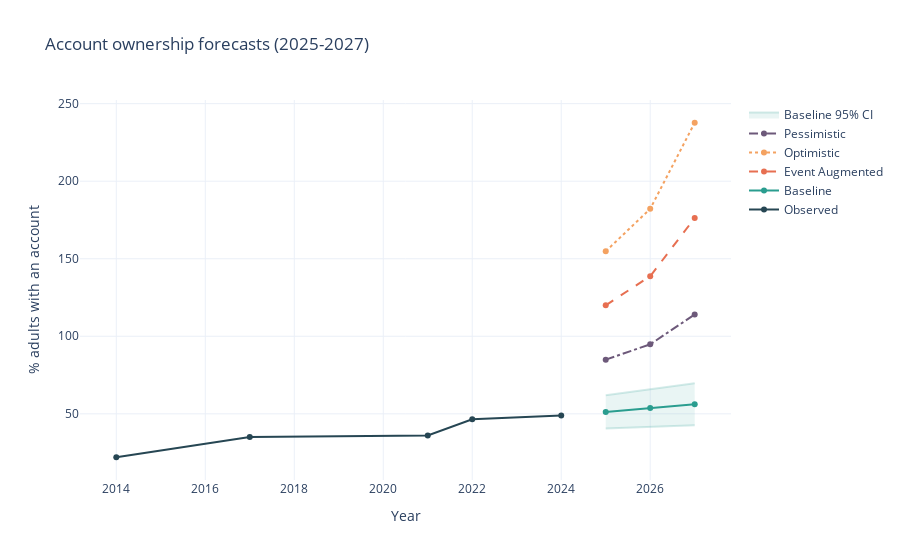

Source (notebook cell):
### Markdown cell above
### 4.4 Account ownership scenario plot

### Code cell
acc_history = acc_data[["year", "value_numeric"]]
fig_acc = go.Figure()
fig_acc.add_trace(
    go.Scatter(
        x=acc_history["year"],
        y=acc_history["value_numeric"],
        mode="lines+markers",
        name="Observed",
        line=dict(color="#264653"),
    )
)

scenario_styles = {
    "baseline": dict(color="#2a9d8f", dash="solid"),
    "event_augmented": dict(color="#e76f51", dash="dash"),
    "optimistic": dict(color="#f4a261", dash="dot"),
    "pessimistic": dict(color="#6d597a", dash="dashdot"),
}
for scenario_name, style in scenario_styles.items():
    subset = (
        acc_scenarios_long.loc[acc_scenarios_long["scenario"] == scenario_name]
        .sort_values("year")
    )
    fig_acc.add_trace(
        go.Scatter(
            x=subset["year"],
            y=subset["forecast_pp"],
            mode="lines+markers",
            name=f"{scenario_name.replace('_', ' ').title()}" ,
            line=style,
        )
    )

fig_acc.add_trace(
    go.Scatter(
        x=acc_forecast_enriched["year"],
        y=acc_forecast_enriched["ci_upper"],
        mode="lines",
        line=dict(color="rgba(42, 157, 143, 0.2)"),
        name="Baseline 95% CI",
        showlegend=False,
    )
)
fig_acc.add_trace(
    go.Scatter(
        x=acc_forecast_enriched["year"],
        y=acc_forecast_enriched["ci_lower"],
        mode="lines",
        line=dict(color="rgba(42, 157, 143, 0.2)"),
        fill="tonexty",
        fillcolor="rgba(42, 157, 143, 0.1)",
        name="Baseline 95% CI",
    )
)

fig_acc.update_layout(
    title="Account ownership forecasts (2025-2027)",
    xaxis_title="Year",
    yaxis_title="% adults with an account",
    hovermode="x unified",
    template="plotly_white",
)
fig_acc

### Figure 1 — Plotly figure (JSON) as saved in the notebook; plotly's stock layout.template omitted (floating-point values rounded to 4 significant figures)
{"data": [{"line": {"color": "#264653"}, "mode": "lines+markers", "name": "Observed", "type": "scatter", "x": [2014, 2017, 2021, 2022, 2024], "y": [22.0, 35.0, 36.0, 46.48, 49.0]}, {"line": {"color": "#2a9d8f", "dash": "solid"}, "mode": "lines+markers", "name": "Baseline", "type": "scatter", "x": [2025, 2026, 2027], "y": [51.23, 53.73, 56.24]}, {"line": {"color": "#e76f51", "dash": "dash"}, "mode": "lines+markers", "name": "Event Augmented", "type": "scatter", "x": [2025, 2026, 2027], "y": [120.0, 138.7, 176.2]}, {"line": {"color": "#f4a261", "dash": "dot"}, "mode": "lines+markers", "name": "Optimistic", "type": "scatter", "x": [2025, 2026, 2027], "y": [154.8, 182.2, 237.7]}, {"line": {"color": "#6d597a", "dash": "dashdot"}, "mode": "lines+markers", "name": "Pessimistic", "type": "scatter", "x": [2025, 2026, 2027], "y": [84.93, 94.81, 114.1]}, {"line": {"color": "rgba(42, 157, 143, 0.2)"}, "mode": "lines", "name": "Baseline 95% CI", "showlegend": false, "type": "scatter", "x": [2025, 2026, 2027], "y": [61.9, 65.81, 69.77]}, {"fill": "tonexty", "fillcolor": "rgba(42, 157, 143, 0.1)", "line": {"color": "rgba(42, 157, 143, 0.2)"}, "mode": "lines", "name": "Baseline 95% CI", "type": "scatter", "x": [2025, 2026, 2027], "y": [40.55, 41.65, 42.7]}], "layout": {"hovermode": "x unified", "title": {"text": "Account ownership forecasts (2025-2027)"}, "xaxis": {"title": {"text": "Year"}}, "yaxis": {"title": {"text": "% adults with an account"}}}}
